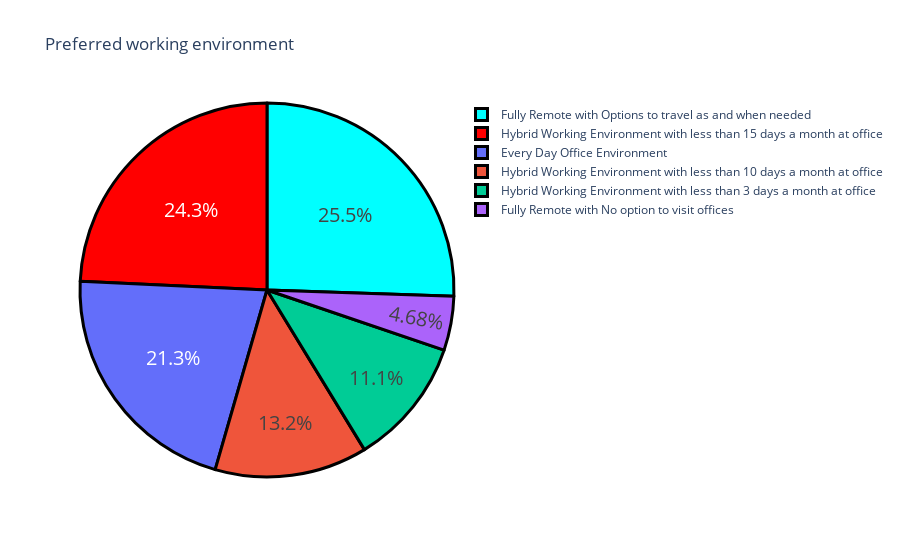

The notebook cell this image was saved under:
### Code cell
colors =['aqua','red']
fig = go.Figure(data = [go.Pie(labels = label , values = counts)])
fig.update_layout(title_text ="Preferred working environment ")
fig.update_traces(hoverinfo ="label+value", textinfo = 'percent', textfont_size =20,marker = dict(colors = colors, line = dict(color= 'black', width =3)))
fig.show()

### Figure 1 — Plotly figure (JSON) as saved in the notebook; plotly's stock layout.template omitted (floating-point values rounded to 4 significant figures)
{"data": [{"hoverinfo": "label+value", "labels": ["Fully Remote with Options to travel as and when needed", "Hybrid Working Environment with less than 15 days a month at office", "Every Day Office Environment", "Hybrid Working Environment with less than 10 days a month at office", "Hybrid Working Environment with less than 3 days a month at office", "Fully Remote with No option to visit offices"], "marker": {"colors": ["aqua", "red"], "line": {"color": "black", "width": 3}}, "textfont": {"size": 20}, "textinfo": "percent", "type": "pie", "values": [60, 57, 50, 31, 26, 11]}], "layout": {"title": {"text": "Preferred working environment "}}}
